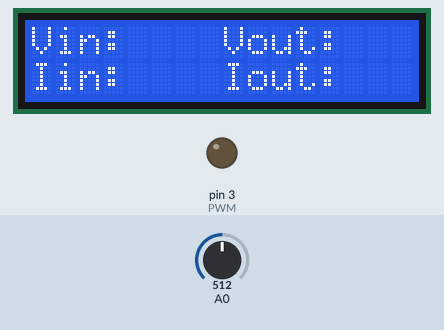
A sketch run on a simulated Arduino Uno, built with avr-gcc and run on an emulated ATmega328P. Shown: 16×2 character LCD, output pins drawn as LEDs (lit = HIGH). Inputs (shaded band) come from the test bench; at power-on: A0 = 512.

Above: at 2.2 s.
2.3 s: A0 set to 610
At 2.61 s:
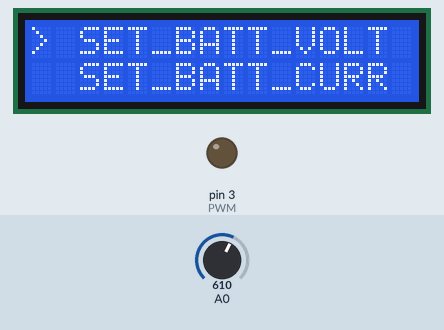
5.2 s: A0 set to 590
6.7 s: A0 set to 615
9.5 s: A0 set to 50
At 11.0 s:
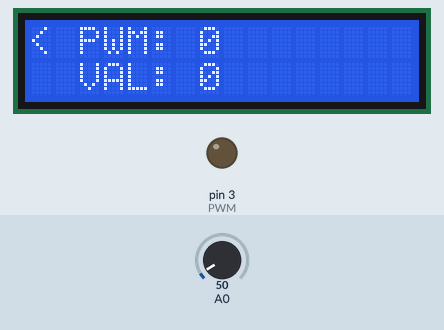
11.4 s: A0 set to 391
13.2 s: A0 set to 417
At 14.5 s:
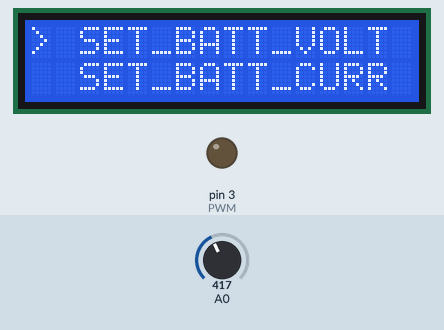
Timing chart, 0 to 16.1 s (numbered marks = the images above; inputs shaded):
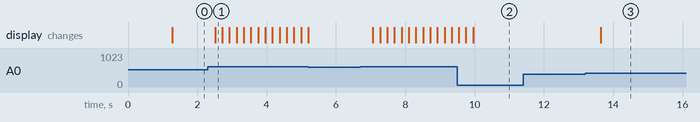

Measured:
- the behaviour switches between 399 and 400 on A0 (found by bisection; images 2 and 3)
- after the input at 2.3 s, the display: changes after 0.21 s (image 1)
- after the input at 11.4 s, every drawn part: stays the same
- after the input at 13.2 s, the display: changes after 0.44 s (image 3)

The sketch:

BUCK_Conv_1.0.ino
```cpp
#include <LiquidCrystal.h>
//LCD pin to Arduino
const int pin_RS = 8;
const int pin_EN = 9;
const int pin_d4 = 4;
const int pin_d5 = 5;
const int pin_d6 = 6;
const int pin_d7 = 7;
const int pin_BL = 10;
LiquidCrystal lcd(pin_RS, pin_EN, pin_d4, pin_d5, pin_d6, pin_d7);
int PWM = 3, pwm = 0, set_Volt=0, set_Curr=0;
//Button
int U_Button = 1;
int D_Button = 2;
int L_Button = 3;
int R_Button = 4;
int S_Button = 5;

int sel_screen = 0, cursor = 0;

int button_sel() {
  int x;
  x = analogRead(0);
  delay(200);
  lcd.clear();
  if (x < 60) {
    return R_Button;
  } else if (x < 200) {
    return U_Button;
  } else if (x < 400) {
    return D_Button;
  } else if (x < 600) {
    return L_Button;
  } else if (x < 800) {
    return S_Button;
  }
  return 0;
}

void control_SetVolt(int set_volt, int set_Curr){
// need to adjust the pwm accordingly
// compare voltage and current sensor input and adjust the pwm
}

// Before this current and voltage info should be filtered
void set_pwm(int sel_btn_state) {
  if (sel_btn_state == U_Button)
    pwm = pwm + 1;
  if (sel_btn_state == D_Button)
    pwm = pwm - 1;

  if (pwm > 1024)
    pwm = 1024;
  if (pwm < 0)
    pwm = 0;

  lcd.setCursor(2, 0);
  lcd.print("PWM: ");
  lcd.print(pwm);

  int VALUE = map(pwm, 0, 1024, 0, 254);
  analogWrite(PWM, VALUE);

  lcd.setCursor(2, 1);
  lcd.print("VAL: ");
  lcd.print(VALUE);
}

//sub_process
void sub_proc(int cursor, int sel_screen) {
  int btn_state = 0;

// SET VOLTAGE SCREEN
  if (cursor == 0 && sel_screen == 1) {
    while (1) {
      btn_state = button_sel();
      set_pwm(0);
      lcd.setCursor(0, 0);
      lcd.print("<");

      if (btn_state == U_Button) {
        control_SetVolt( set_Volt + 1, set_Curr );
      //   set_pwm(U_Button);
      }
      if (btn_state == D_Button) {
        control_SetVolt( set_Volt - 1, set_Curr );
      //   set_pwm(D_Button);
      }
      if (btn_state == L_Button)
        break;
    }
  }

// SET CURRENT SCREEN
  if (cursor == 1 && sel_screen == 1) {
    while (1) {
      lcd.setCursor(0, 0);
      lcd.print("<");

       if (btn_state == U_Button) {
        control_SetVolt( set_Volt, set_Curr + 1 );
      //   set_pwm(U_Button);
      }
      if (btn_state == D_Button) {
        control_SetVolt( set_Volt, set_Curr - 1 );
      //   set_pwm(D_Button);
      }

      if (button_sel() == L_Button)
        break;
    }
  }
}

//SETUP
void setup() {
  lcd.begin(16, 2);
  lcd.setCursor(0, 0);
  lcd.print("BUCK Converter..");
  lcd.setCursor(0, 1);
  lcd.print("VERSION: 1.0");
  delay(1000);
  pinMode(PWM, OUTPUT);
  TCCR2B = TCCR2B & B11111000 | B00000001;  // pin 3 and 11 PWM frequency of 31372.55 Hz
}

void loop() {

  int left_right_btn_state = 0;
  int sel_btn_state = button_sel();
  // set_pwm(sel_btn_state);
  if (sel_btn_state == U_Button) {
    cursor -= 1;
  }
  if (sel_btn_state == D_Button) {
    cursor += 1;
  }
  if (sel_btn_state == S_Button) {
    sel_screen += 1;
  }
  if (sel_btn_state == L_Button || sel_btn_state == R_Button) {
    left_right_btn_state = sel_btn_state;
  }

  cursor = constrain(cursor, 0, 1);
  if (sel_screen > 1)
    sel_screen = 0;
  sel_screen = constrain(sel_screen, 0, 1);

  switch (sel_screen) {
    case 0:
      lcd.setCursor(0, 0);
      lcd.print("Vin:    ");
      lcd.print("Vout:   ");
      lcd.setCursor(0, 1);
      lcd.print("Iin:    ");
      lcd.print("Iout:    ");
      break;

    case 1:
      if (left_right_btn_state == R_Button) {
        lcd.clear();
        sub_proc(cursor, sel_screen);
      } else {
        lcd.setCursor(0, cursor);
        lcd.print(">");
        lcd.setCursor(1, 0);
        lcd.print(" SET_BATT_VOLT");
        lcd.setCursor(1, 1);
        lcd.print(" SET_BATT_CURR");
      }
      break;
    case 2:
      // SET_Battery_T
      // Set_Load_VOLT
      // Set_CUTO_VOLT


    break;
  }
}
```
